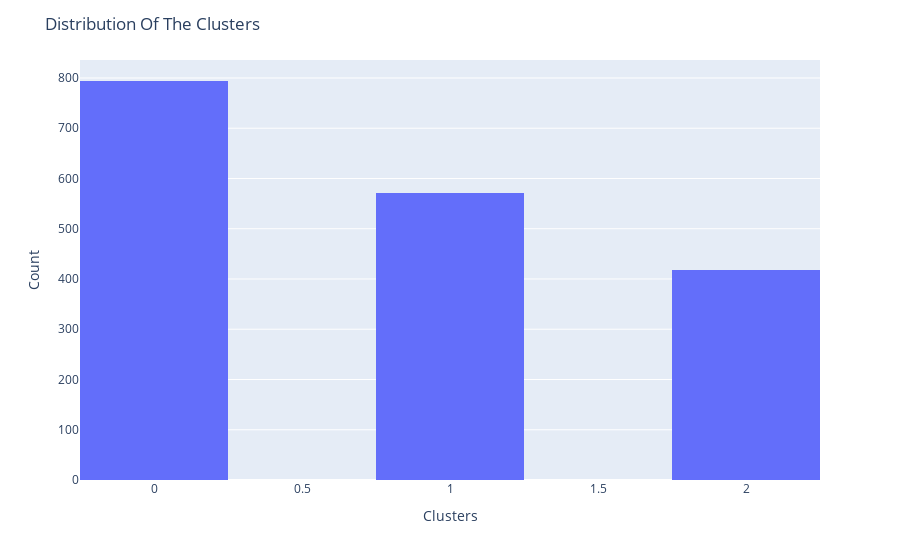

The code cell stored with this chart in its notebook:
### Code cell
# Create a countplot using Plotly Express
fig = px.histogram(data_frame=df, x="Clusters",nbins=7)

# Update the layout and title
fig.update_layout(title="Distribution Of The Clusters")
fig.update_xaxes(title_text="Clusters")
fig.update_yaxes(title_text="Count")

# Show the plot
fig.show()

### Figure 1 — Plotly figure (JSON) as saved in the notebook; plotly's stock layout.template omitted (floating-point values rounded to 4 significant figures; data arrays with more than 128 entries replaced by an {"elided": "..."} marker saying what was removed)
{"data": [{"alignmentgroup": "True", "bingroup": "x", "hovertemplate": "Clusters=%{x}<br>count=%{y}<extra></extra>", "legendgroup": "", "marker": {"color": "#636efa", "pattern": {"shape": ""}}, "name": "", "nbinsx": 7, "offsetgroup": "", "orientation": "v", "showlegend": false, "type": "histogram", "x": {"elided": "1782 int values"}, "xaxis": "x", "yaxis": "y"}], "layout": {"barmode": "relative", "legend": {"tracegroupgap": 0}, "margin": {"t": 60}, "title": {"text": "Distribution Of The Clusters"}, "xaxis": {"anchor": "y", "domain": [0, 1], "title": {"text": "Clusters"}}, "yaxis": {"anchor": "x", "domain": [0, 1], "title": {"text": "Count"}}}}
